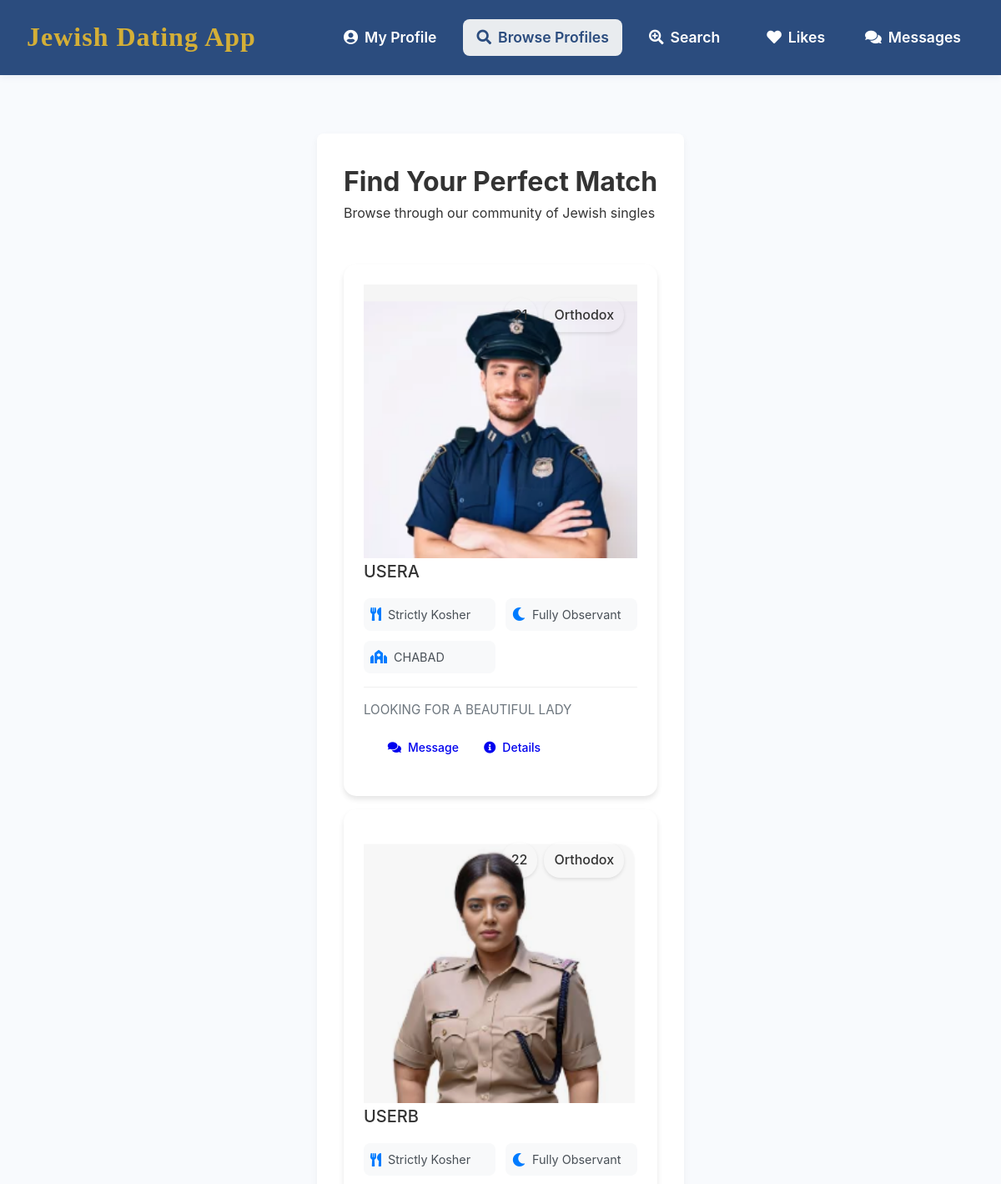
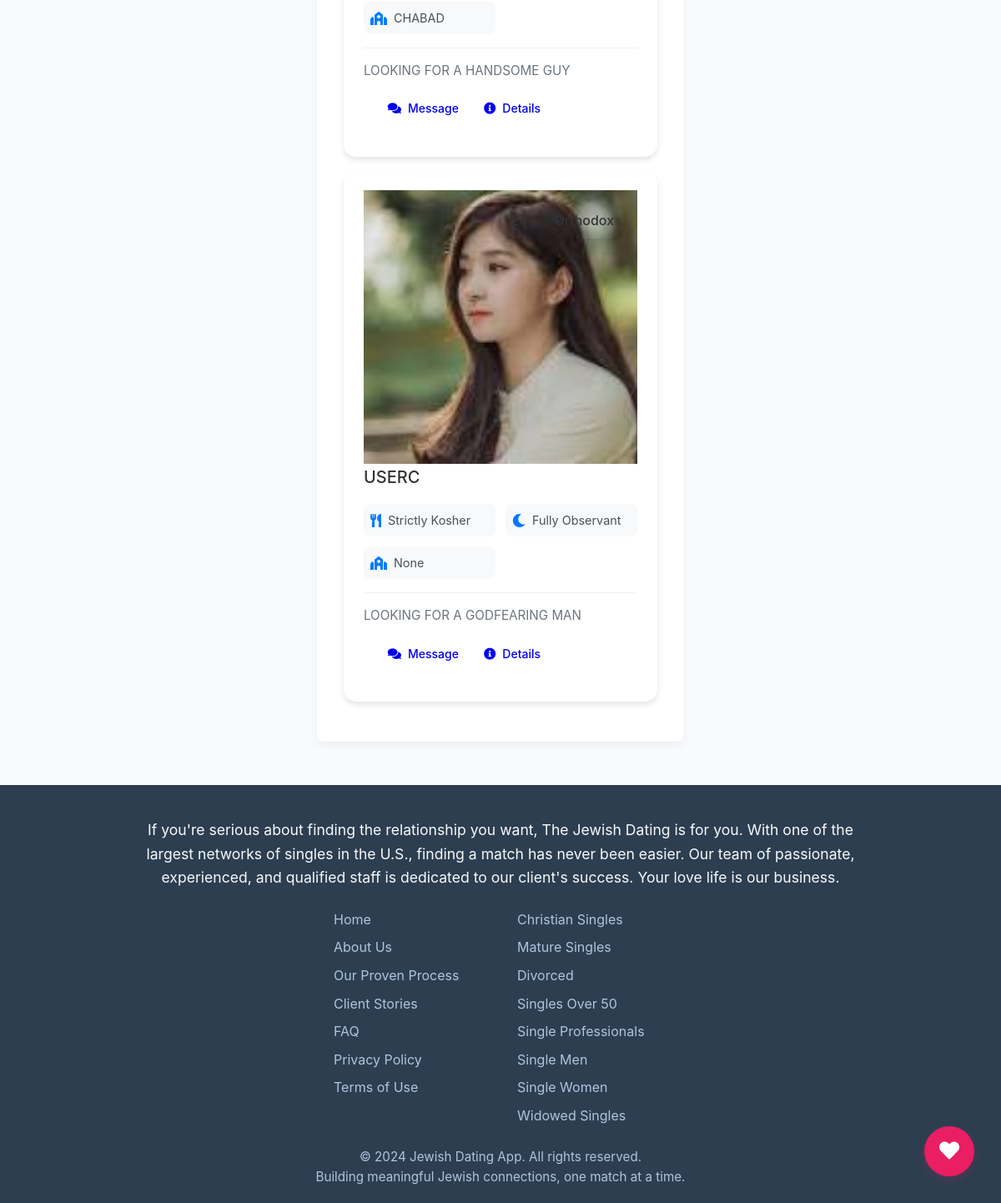
Screenshot of /browse (signed in) with the database file from the repository (2 pictures, top to bottom).
### tables this page shows
CREATE TABLE profiles (
            id INTEGER PRIMARY KEY AUTOINCREMENT,
            user_id INTEGER UNIQUE NOT NULL,
            age INTEGER,
            bio TEXT,
            observance_level TEXT,
            kosher_level TEXT,
            shabbat_observance TEXT,
            synagogue_affiliation TEXT,
            profile_picture TEXT, -- NEW COLUMN for profile picture filename
            FOREIGN KEY (user_id) REFERENCES users(id)
        );

CREATE TABLE users (
            id INTEGER PRIMARY KEY AUTOINCREMENT,
            username TEXT UNIQUE NOT NULL,
            password TEXT NOT NULL
        , last_active DATETIME);

### app.py (the view)
@app.route('/browse')
@login_required
def browse_profiles():
    conn = get_db_connection()
    current_user_id = g.user['id']
    profiles_data = conn.execute(
        '''SELECT p.age, p.bio, p.observance_level, p.kosher_level, p.shabbat_observance, p.synagogue_affiliation,
                  p.profile_picture, u.username, u.id as user_id,
                  EXISTS(SELECT 1 FROM likes WHERE liker_id = ? AND liked_id = u.id) AS is_liked_by_me
           FROM profiles p JOIN users u ON p.user_id = u.id
           WHERE u.id != ?
           ORDER BY u.username ASC''',
        (current_user_id, current_user_id)
    ).fetchall()
    conn.close()
    return render_template('browse_profiles.html', profiles=profiles_data)

### app.py (called while the page is built)
def get_db_connection():
    conn = sqlite3.connect(app.config['DATABASE'])
    conn.row_factory = sqlite3.Row
    return conn

@app.context_processor
def inject_now():
    return {'now': datetime.datetime.now()}

@app.before_request
def load_logged_in_user():
    user_id = session.get('user_id')
    if user_id is None:
        g.user = None
    else:
        conn = get_db_connection()
        g.user = conn.execute(
            'SELECT * FROM users WHERE id = ?', (user_id,)
        ).fetchone()
        conn.execute(
            'UPDATE users SET last_active = CURRENT_TIMESTAMP WHERE id = ?', (user_id,)
        )
        conn.commit()
        conn.close()

def login_required(view):
    @wraps(view)
    def wrapped_view(*args, **kwargs):
        if g.user is None:
            flash('You need to be logged in to access this page.', 'warning')
            return redirect(url_for('login'))
        return view(*args, **kwargs)
    return wrapped_view

### templates/browse_profiles.html (shortened to what this page needs)
{% extends "base.html" %}
{% block content %}
<div class="container py-5">
    <div class="browse-header text-center mb-5">
        <h1 class="display-4 mb-3">Find Your Perfect Match</h1>
        <p class="lead text-muted">Browse through our community of Jewish singles</p>
    </div>
    <div class="row row-cols-1 row-cols-md-2 row-cols-lg-3 g-4">
        {% for profile in profiles %}
        <div class="col">
            <div class="card h-100 profile-card">
                <div class="profile-image-container">
                    {% if profile.profile_picture %}
                        <img src="{{ url_for('static', filename='uploads/' + profile.profile_picture) }}"
                             alt="{{ profile.username }}"
                             class="profile-image">
                    {% else %}
                        <div class="profile-image-placeholder">
                            <i class="fas fa-user"></i>
                        </div>
                    {% endif %}
                    <div class="profile-badge">
                        <span class="badge bg-primary">{{ profile.age }}</span>
                        {% if profile.observance_level %}
                        <span class="badge bg-info">{{ profile.observance_level }}</span>
                        {% endif %}
                    </div>
                </div>
                <div class="card-body">
                    <h3 class="card-title h4 mb-2">{{ profile.username }}</h3>
                    <div class="profile-details">
                        <div class="detail-item">
                            <i class="fas fa-utensils"></i>
                            <span>{{ profile.kosher_level }}</span>
                        </div>
                        <div class="detail-item">
                            <i class="fas fa-moon"></i>
                            <span>{{ profile.shabbat_observance }}</span>
                        </div>
                        {% if profile.synagogue_affiliation %}
                        <div class="detail-item">
                            <i class="fas fa-synagogue"></i>
                            <span>{{ profile.synagogue_affiliation }}</span>
                        </div>
                        {% endif %}
                    </div>
                    <div class="bio-section mt-3">
                        <p class="card-text">{{ profile.bio[:150] }}{% if profile.bio|length > 150 %}...{% endif %}</p>
                    </div>
                </div>
                <div class="card-footer bg-transparent border-0">
                    <div class="d-flex justify-content-between align-items-center">
                        <a href="{{ url_for('conversation', user_id=profile.user_id) }}"
                           class="btn btn-outline-primary btn-sm">
                            <i class="fas fa-comments"></i> Message
                        </a>
                        <a href="{{ url_for('view_user_profile', user_id=profile.user_id) }}"
                           class="btn btn-outline-secondary btn-sm">
                            <i class="fas fa-info-circle"></i> Details
                        </a>
                    </div>
                </div>
            </div>
        </div>
        {% endfor %}
    </div>
</div>
{% endblock %}

### templates/base.html (shortened to what this page needs)
<!DOCTYPE html>
<html lang="en">
<head>
    <link rel="stylesheet" href="{{ url_for('static', filename='style.css') }}">
    <link rel="stylesheet" href="https://cdnjs.cloudflare.com/ajax/libs/font-awesome/5.15.4/css/all.min.css">
</head>
<body>
    <nav class="navbar">
        <div class="navbar-content">
            <a href="{{ url_for('index') }}" class="navbar-brand">
                Jewish Dating App
            </a>
            <div class="navbar-menu" id="navbarMenu">
                {% if g.user %}
                <div class="navbar-start">
                    <a href="{{ url_for('profile') }}" class="nav-link {% if request.endpoint == 'profile' %}active{% endif %}">
                        <i class="fas fa-user-circle"></i>
                        <span>My Profile</span>
                    </a>
                    <a href="{{ url_for('browse_profiles') }}" class="nav-link {% if request.endpoint == 'browse_profiles' %}active{% endif %}">
                        <i class="fas fa-search"></i>
                        <span>Browse Profiles</span>
                    </a>
                    <a href="{{ url_for('search_profiles') }}" class="nav-link {% if request.endpoint == 'search_profiles' %}active{% endif %}">
                        <i class="fas fa-search-plus"></i>
                        <span>Search</span>
                    </a>
                </div>
                <div class="navbar-end">
                    <a href="{{ url_for('my_likes') }}" class="nav-link {% if request.endpoint == 'my_likes' %}active{% endif %}">
                        <i class="fas fa-heart"></i>
                        <span>Likes</span>
                    </a>
                    <a href="{{ url_for('messages') }}" class="nav-link {% if request.endpoint == 'messages' %}active{% endif %}">
                        <i class="fas fa-comments"></i>
                        <span>Messages</span>
                    </a>
                </div>
                {% endif %}
            </div>
        </div>
    </nav>
    <main class="main-content">
        {% block content %}{% endblock %}
    </main>
    <footer class="site-footer">
        <div class="footer-top-text">
            If you're serious about finding the relationship you want, The Jewish Dating is for you. With one of the largest networks of singles in the U.S., finding a match has never been easier. Our team of passionate, experienced, and qualified staff is dedicated to our client's success. Your love life is our business.
        </div>
        <div class="footer-links">
            <div class="footer-links-group">
                <a href="/">Home</a>
                <a href="#">About Us</a>
                <a href="#">Our Proven Process</a>
                <a href="#">Client Stories</a>
                <a href="#">FAQ</a>
                <a href="#">Privacy Policy</a>
                <a href="#">Terms of Use</a>
            </div>
            <div class="footer-links-group">
                <a href="#">Christian Singles</a>
                <a href="#">Mature Singles</a>
                <a href="#">Divorced</a>
                <a href="#">Singles Over 50</a>
                <a href="#">Single Professionals</a>
                <a href="#">Single Men</a>
                <a href="#">Single Women</a>
                <a href="#">Widowed Singles</a>
            </div>
        </div>
        <div class="footer-bottom">
            <div class="footer-info">
                <p>&copy; 2024 Jewish Dating App. All rights reserved.</p>
                <p class="footer-tagline">Building meaningful Jewish connections, one match at a time.</p>
            </div>
        </div>
    </footer>
    <div id="chatbot-widget">
        <button id="chatbot-toggle" class="chatbot-toggle-btn" aria-label="Chat with our love agent">
            <i class="fas fa-heart"></i>
        </button>
    </div>
</body>
</html>

### templates/base.html (style rules this page uses)
html, body { height: 100%; }
body { min-height: 100vh; display: flex; flex-direction: column; font-family: 'Inter', sans-serif; line-height: 1.6; color: #333; background-color: #f8fafd; padding-top: 80px; }
.main-content { flex: 1 0 auto; }
:root { --primary-color: #2B4C7E; --secondary-color: #D4AF37; --success-color: #2ecc71; --danger-color: #e74c3c; --warning-color: #f1c40f; --light-gray: #f8fafd; --dark-gray: #2c3e50; --text-color: #333; --border-radius: 8px; --box-shadow: 0 4px 10px rgba(0,0,0,0.05); }
* { margin: 0; padding: 0; box-sizing: border-box; }
.navbar { background: #fff; box-shadow: var(--box-shadow); padding: 0.75rem 0; position: fixed; top: 0; left: 0; right: 0; width: 100%; z-index: 1000; transition: all 0.3s ease; }
.navbar-content { max-width: 1200px; margin: 0 auto; padding: 0 1.5rem; display: flex; align-items: center; justify-content: space-between; }
.navbar-brand { display: flex; align-items: center; gap: 0.75rem; font-size: 1.8rem; font-weight: 700; color: var(--primary-color); text-decoration: none; transition: color 0.2s ease; font-family: 'Playfair Display', serif; }
.navbar-menu { display: flex; align-items: center; gap: 1.5rem; }
.navbar-start { display: flex; gap: 1rem; }
.navbar-end { display: flex; align-items: center; gap: 1rem; }
.nav-link { display: flex; align-items: center; gap: 0.5rem; color: #555; text-decoration: none; padding: 0.5rem 1rem; border-radius: 8px; transition: all 0.2s ease; font-weight: 500; }
.nav-link.active { color: var(--primary-color); background: #e9ecef; }
.nav-link i { font-size: 1.1rem; }
.main-content { max-width: 1200px; margin: 80px auto 20px; padding: 0 20px; }
.container { background-color: white; border-radius: var(--border-radius); box-shadow: var(--box-shadow); padding: 2rem; margin-bottom: 2rem; }
.btn { display: inline-block; padding: 0.8rem 1.5rem; border: none; border-radius: var(--border-radius); font-weight: 500; text-decoration: none; cursor: pointer; transition: all 0.3s ease; }
.card { background-color: white; border-radius: var(--border-radius); box-shadow: var(--box-shadow); padding: 1.5rem; margin-bottom: 1rem; }
.card-title { font-size: 1.25rem; font-weight: 500; margin-bottom: 1rem; }
.site-footer { background: #2c3e50; color: #fff; padding: 2.5rem 0 1.2rem 0; font-size: 1rem; margin-top: 0; }
.footer-top-text { max-width: 900px; margin: 0 auto 1.5rem auto; text-align: center; font-size: 1.1rem; color: #f8f9fa; }
.footer-links { display: flex; flex-wrap: wrap; justify-content: center; gap: 2.5rem; margin-bottom: 1.5rem; }
.footer-links-group { display: flex; flex-direction: column; gap: 0.5rem; min-width: 180px; }
.footer-links a { color: #b0c4de; text-decoration: none; transition: color 0.2s; font-size: 1rem; }
.footer-bottom { text-align: center; color: #b0c4de; font-size: 0.95rem; margin-top: 1.5rem; }
#chatbot-widget { position: fixed; bottom: 2rem; right: 2rem; z-index: 9999; }
.chatbot-toggle-btn { background: #e91e63; color: #fff; border: none; border-radius: 50%; width: 60px; height: 60px; font-size: 1.5rem; box-shadow: 0 4px 12px rgba(233, 30, 99, 0.2); cursor: pointer; transition: all 0.3s ease; }
.navbar { background: #2B4C7E; color: #fff; box-shadow: 0 2px 8px rgba(44,76,126,0.08); padding: 1.2rem 0; position: fixed; top: 0; left: 0; right: 0; width: 100%; z-index: 1000; }
.navbar-content { max-width: 1200px; margin: 0 auto; display: flex; justify-content: space-between; align-items: center; padding: 0 2rem; }
.navbar-brand { font-size: 2rem; font-weight: 800; color: #D4AF37; letter-spacing: 1px; text-decoration: none; font-family: 'Playfair Display', serif; }
.nav-link { color: #fff; text-decoration: none; font-weight: 600; font-size: 1.1rem; transition: color 0.2s; }

### rows the page displays
profiles: profile_picture.username (picture), age "21", observance_level "Orthodox", username "USERA", kosher_level "Strictly Kosher", shabbat_observance "Fully Observant", synagogue_affiliation "CHABAD", bio "LOOKING FOR A BEAUTIFUL LADY"
profiles: profile_picture.username (picture), age "22", observance_level "Orthodox", username "USERB", kosher_level "Strictly Kosher", shabbat_observance "Fully Observant", synagogue_affiliation "CHABAD", bio "LOOKING FOR A HANDSOME GUY"
profiles: profile_picture (picture), age "24", observance_level "Orthodox", username "USERC", kosher_level "Strictly Kosher", shabbat_observance "Fully Observant", synagogue_affiliation "None", bio "LOOKING FOR A GODFEARING MAN"
